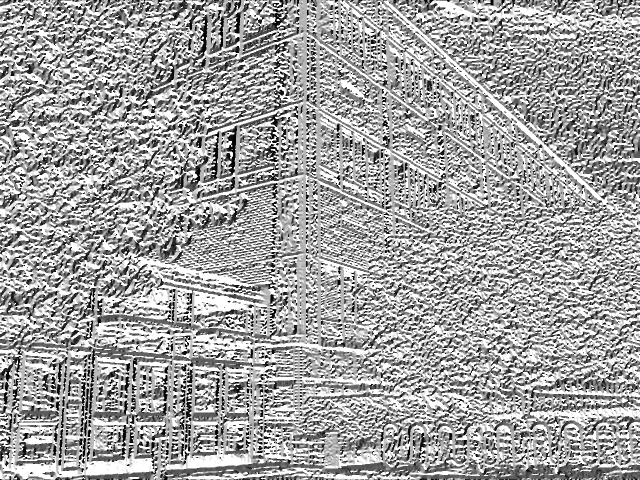
#> input picture Digital Image Processing/HW6 Review/gradientOrientation11.png, 1280 x 960 px (shown at 1/2 size)
$ python transformations.py gradientOrientation11.png
#> lines starting #> are read from the running program, lines starting #| are printed output that depends on the picture
#> further down, img is the input picture: shape (960, 1280, 3); min 0, max 255, mean 162.6
import cv2
import numpy as np
from pathlib import Path
import sys

#Translate the input image by (tx, ty) pixels
def translate(img, tx, ty):
#> called with tx = 300, ty = 200
  rows, cols = img.shape[:2]
#> rows = 960; cols = 1280
  M = np.float32([[1, 0, tx], [0, 1, ty]])
  translated = cv2.warpAffine(img, M, (cols, rows))
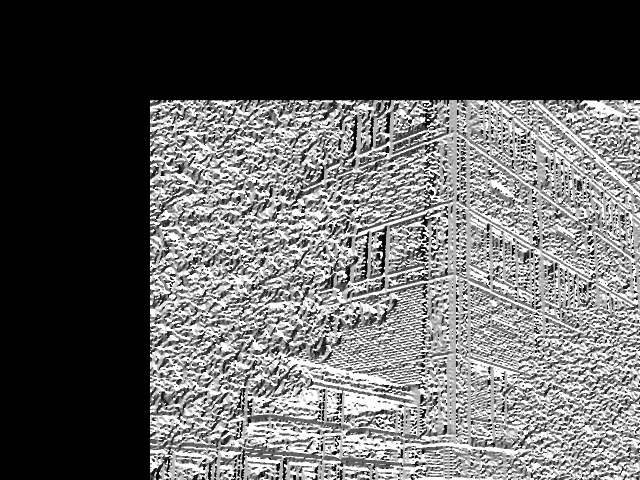
#> translated: shape (960, 1280, 3) (shown at 1/2 size); min 0, max 255, mean 98.9
  return translated

#Crop a rectangular region and scale it
def cropScale(img, x1, y1, x2, y2, s):
#> called with x1 = 500, y1 = 1, x2 = 1000, y2 = 800, s = 0.5
  cropped = img[y1:y2, x1:x2]
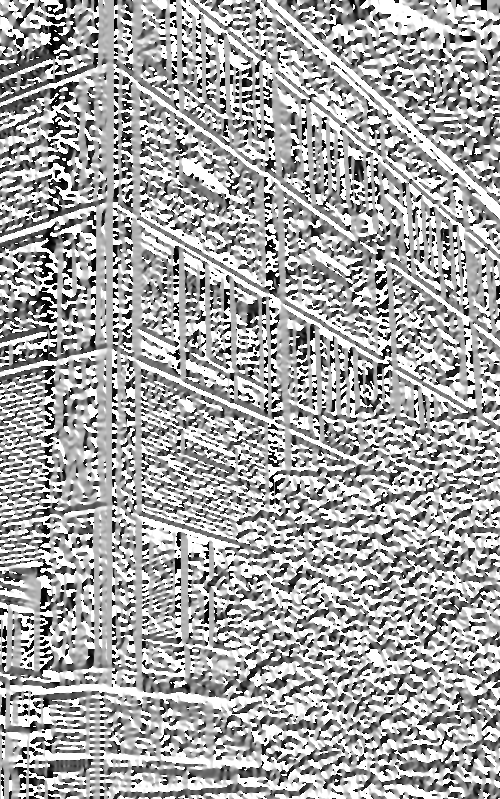
#> cropped: shape (799, 500, 3); min 0, max 255, mean 166.5
  newSize = (int(cropped.shape[1] * s), int(cropped.shape[0] * s))
#> newSize = (250, 399)
  scaled = cv2.resize(cropped, newSize, interpolation=cv2.INTER_LINEAR)
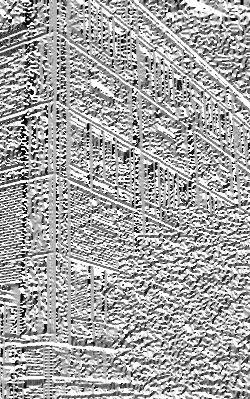
#> scaled: shape (399, 250, 3); min 0, max 255, mean 166.2
  return scaled

#Flip image about the y-axis (vertical flip)
def verticalFlip(img):
  M = np.float32([[-1, 0, img.shape[1]], [0, 1, 0]])
#> M = [[-1, 0, 1280], [0, 1, 0]]
  flipped = cv2.warpAffine(img, M, (img.shape[1], img.shape[0]))
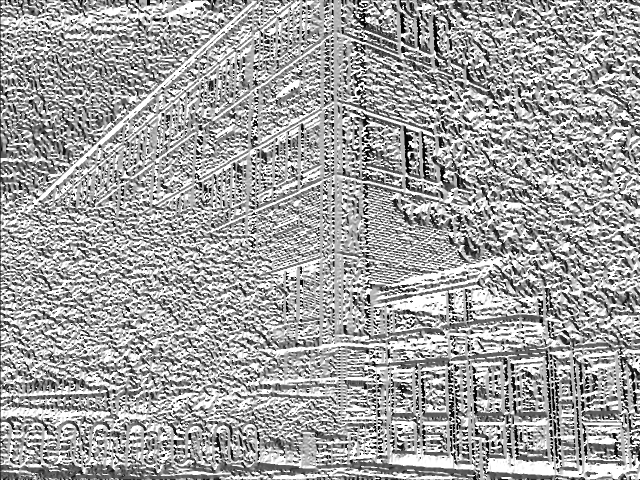
#> flipped: shape (960, 1280, 3) (shown at 1/2 size); min 0, max 255, mean 162.4
  return flipped

#Flip image about the x-axis (horizontal flip)
def horizontalFlip(img):
  M = np.float32([[1, 0, 0], [0, -1, img.shape[0]]])
#> M = [[1, 0, 0], [0, -1, 960]]
  flipped = cv2.warpAffine(img, M, (img.shape[1], img.shape[0]))
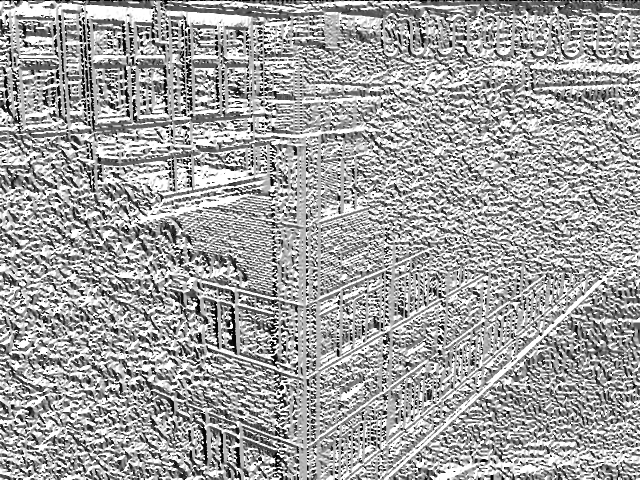
#> flipped: shape (960, 1280, 3) (shown at 1/2 size); min 0, max 255, mean 162.5
  return flipped

#Rotate the image by a given angle
def rotate(img, angle):
#> called with angle = 60
  rows, cols = img.shape[:2]
  center = (cols // 2, rows // 2)
  M = cv2.getRotationMatrix2D(center, angle, 1)
  rotated = cv2.warpAffine(img, M, (cols, rows))
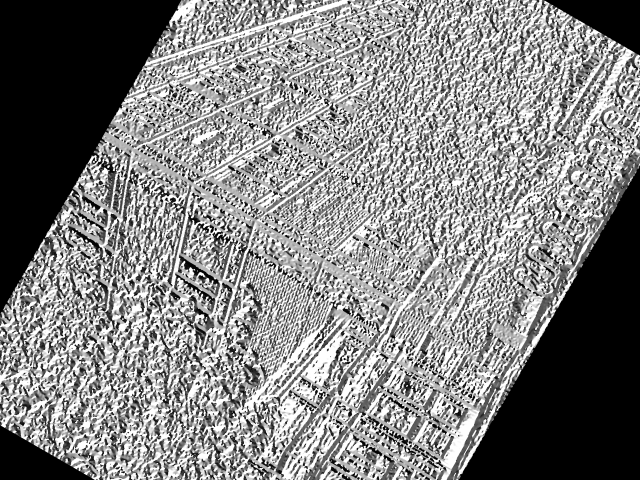
#> rotated: shape (960, 1280, 3) (shown at 1/2 size); min 0, max 255, mean 130.5
  return rotated

#Fill a rectangular region with an intensity value
def fill(img, x1, y1, x2, y2, val):
#> called with x1 = 500, y1 = 1, x2 = 1000, y2 = 800, val = 150
  filled = img.copy()
  filled[y1:y2, x1:x2] = val
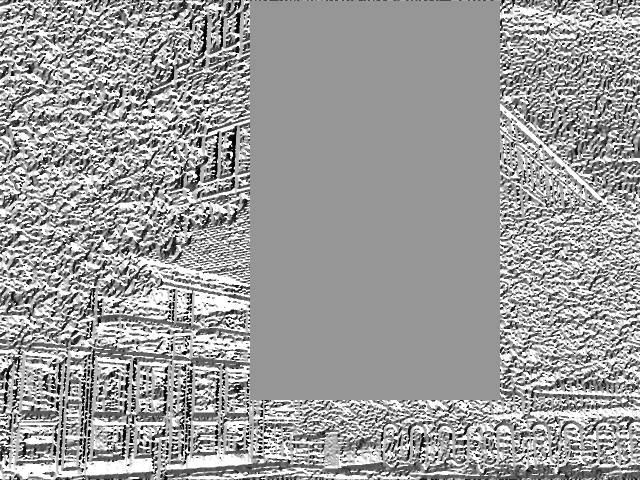
#> filled: shape (960, 1280, 3) (shown at 1/2 size); min 0, max 255, mean 157.2
  return filled


img = cv2.imread(Path(sys.argv[1]), 1)
translated = translate(img, 300, 200)
cv2.imshow('Translated', translated)
cv2.imwrite('translated.png', translated)
cv2.waitKey(0)
cropped = cropScale(img, 500, 1, 1000, 800, 0.5)
cv2.imshow('Cropped', cropped)
cv2.imwrite('cropped.png', cropped)
cv2.waitKey(0)
vFlipped = verticalFlip(img)
cv2.imshow('Vertical Flip', vFlipped)
cv2.imwrite('vflipped.png', vFlipped)
cv2.waitKey(0)
hFlipped = horizontalFlip(img)
cv2.imshow('Horizontal Flip', hFlipped)
cv2.imwrite('hflipped.png', hFlipped)
cv2.waitKey(0)
rotated = rotate(img, 60)
cv2.imshow('Rotated', rotated)
cv2.imwrite('rotated.png', rotated)
cv2.waitKey(0)
filled = fill(img, 500, 1, 1000, 800, 150)
cv2.imshow('Filled', filled)
cv2.imwrite('filled.png', filled)
cv2.waitKey(0)

$ run again, on Digital Image Processing/HW6 Review/gradientX11.png
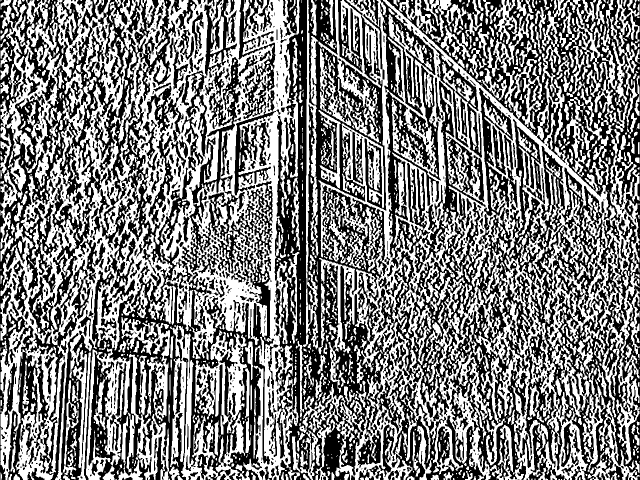
#> input picture Digital Image Processing/HW6 Review/gradientX11.png, 1280 x 960 px (shown at 1/2 size)
#> img is the input picture: shape (960, 1280, 3); min 0, max 255, mean 126.4
#> in rotate, `rotated = cv2.warpAffine(img, M, (cols, rows))`:
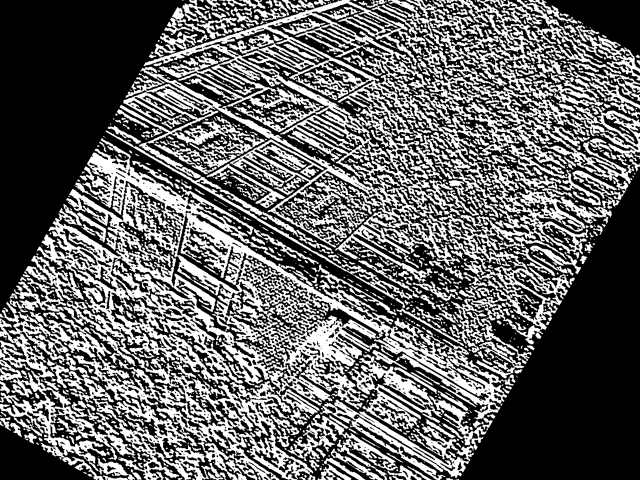
#> rotated: shape (960, 1280, 3) (shown at 1/2 size); min 0, max 255, mean 101.4
#> in fill, `filled[y1:y2, x1:x2] = val`:
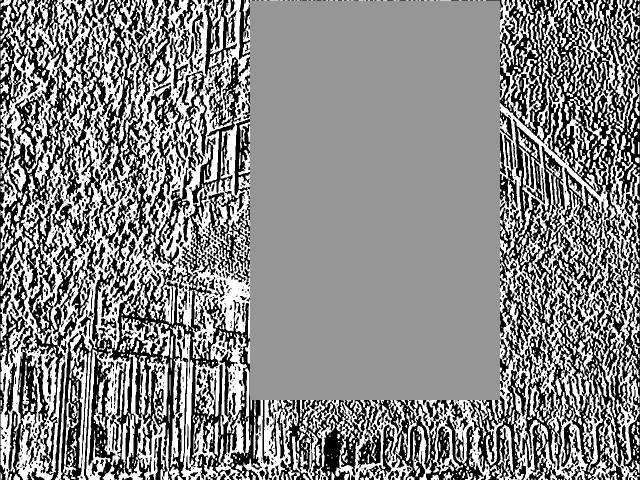
#> filled: shape (960, 1280, 3) (shown at 1/2 size); min 0, max 255, mean 135.7

$ run again, on Digital Image Processing/HW6 Review/gradientX5.png
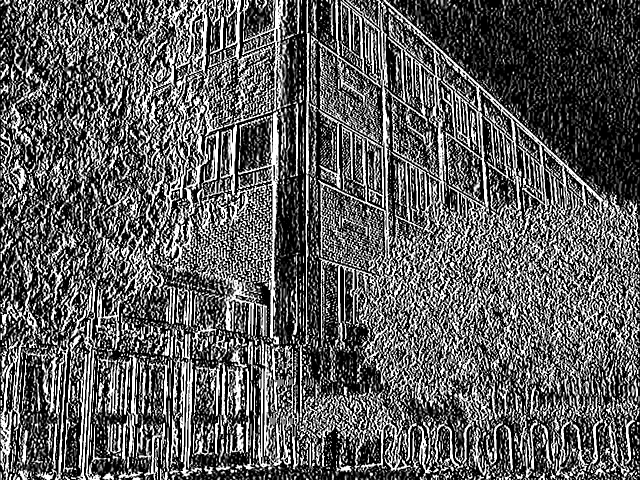
#> input picture Digital Image Processing/HW6 Review/gradientX5.png, 1280 x 960 px (shown at 1/2 size)
#> img is the input picture: shape (960, 1280, 3); min 0, max 255, mean 93.1
#> in rotate, `rotated = cv2.warpAffine(img, M, (cols, rows))`:
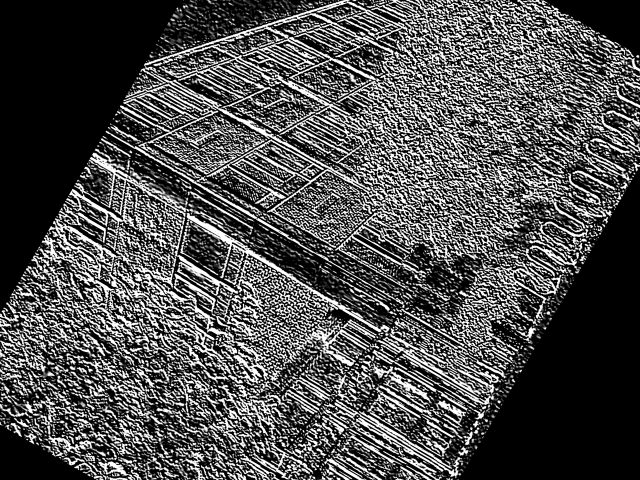
#> rotated: shape (960, 1280, 3) (shown at 1/2 size); min 0, max 255, mean 78.8
#> in fill, `filled[y1:y2, x1:x2] = val`:
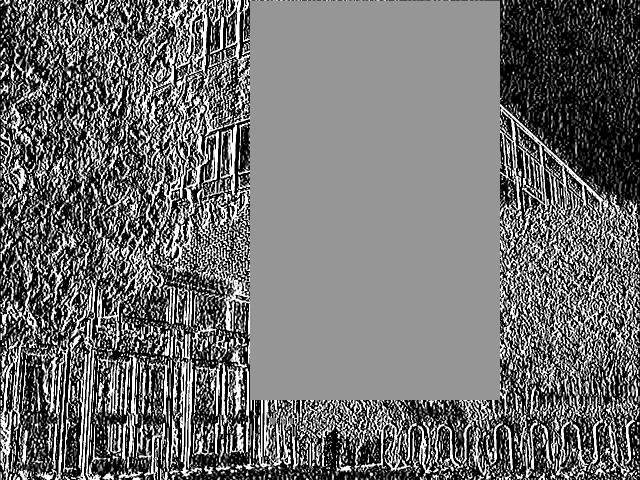
#> filled: shape (960, 1280, 3) (shown at 1/2 size); min 0, max 255, mean 111.5

$ run again, on Digital Image Processing/HW6 Review/gradientY11.png
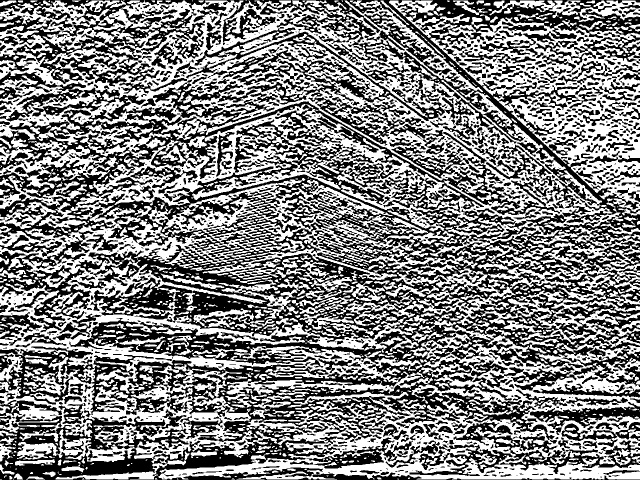
#> input picture Digital Image Processing/HW6 Review/gradientY11.png, 1280 x 960 px (shown at 1/2 size)
#> img is the input picture: shape (960, 1280, 3); min 0, max 255, mean 129.3
#> in fill, `filled[y1:y2, x1:x2] = val`:
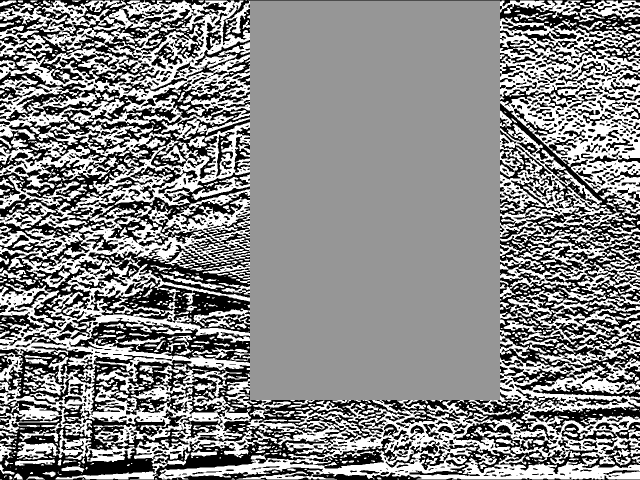
#> filled: shape (960, 1280, 3) (shown at 1/2 size); min 0, max 255, mean 136.5
